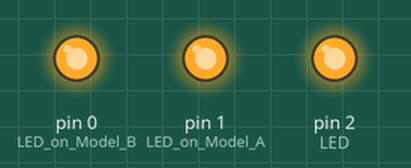
Simulated run of this sketch. Board: Arduino Uno, built with avr-gcc and run on an emulated ATmega328P. Parts: output pins drawn as LEDs (lit = HIGH).

Above: at 1.5 s.
At 4.5 s:
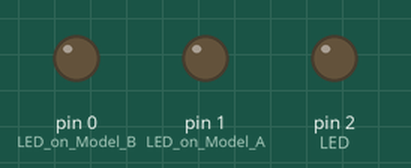
Timing chart, 0 to 7.8 s (numbered marks = the images above):
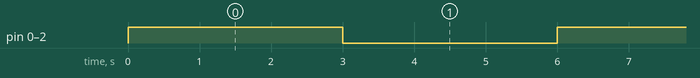

The sketch:

Sample.ino
```cpp
// the setup routine runs once when you press reset:
void setup() {
  // initialize the digital pin as an output.
  pinMode(0, OUTPUT); //LED on Model B
  pinMode(1, OUTPUT); //LED on Model A
  pinMode(2, OUTPUT); //LED(PB2)
}

// the loop routine runs over and over again forever:
void loop() {
  digitalWrite(0, HIGH);   // turn the LED on (HIGH is the voltage level)
  digitalWrite(1, HIGH);
  digitalWrite(2, HIGH);
  delay(3000);               // wait for a second
  digitalWrite(0, LOW);    // turn the LED off by making the voltage LOW
  digitalWrite(1, LOW);
  digitalWrite(2, LOW);
  delay(3000);               // wait for a second
}
```

Measured:
- by itself, pin 0 (LED_on_Model_B), pin 1 (LED_on_Model_A), pin 2 (LED): alternates HIGH for 3.0 s and LOW for 3.0 s
